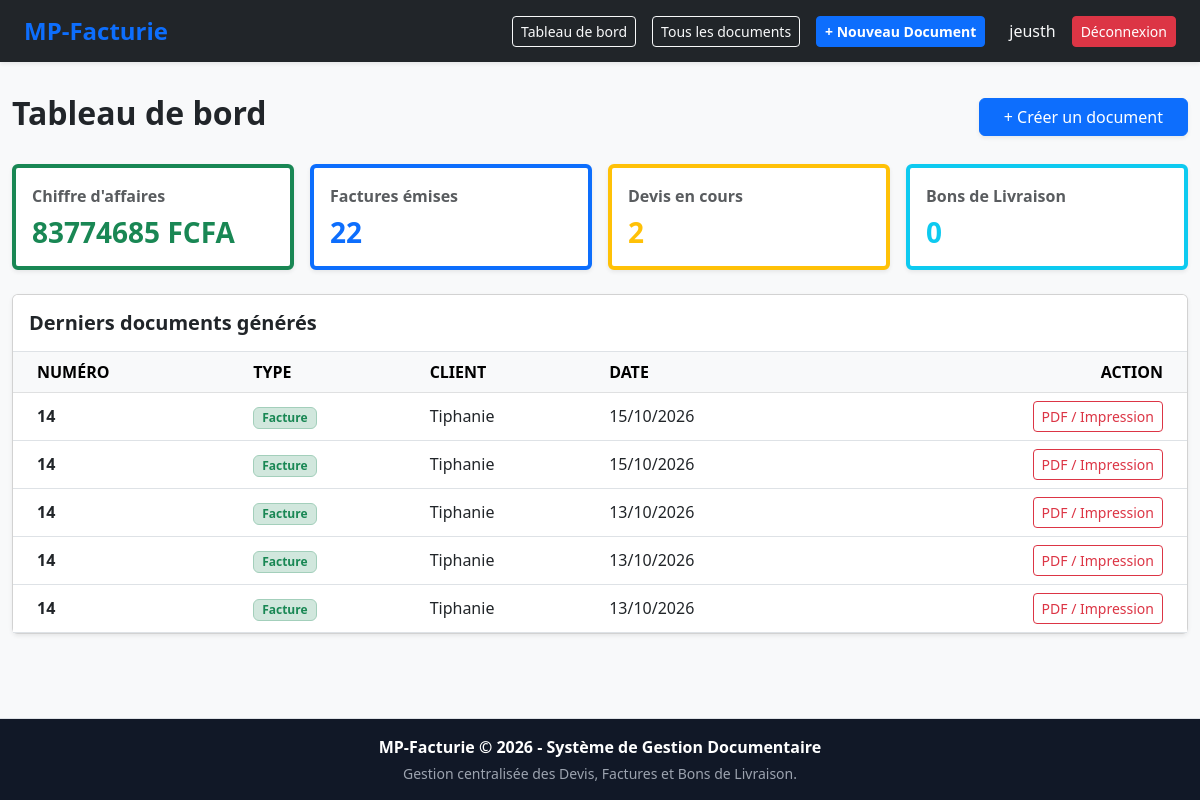
The page /dashboard/ (signed in) on the database its author committed.
### documents/models.py (models this page shows)
class Document(models.Model):
    TYPE_CHOICES = [
        ('facture', 'Facture'),
        ('devis', 'Devis'),
        ('bon_livraison', 'Bon de livraison'),
    ]
    MODELE_CHOICES = [
        ('service', 'Prestation (Jours / Taux)'),
        ('produit', 'Vente / Produit (Quantité / Prix Unitaire)'),
    ]
    user = models.ForeignKey(User, on_delete=models.CASCADE)
    type_document = models.CharField(max_length=20, choices=TYPE_CHOICES, default='facture')
    modele_facture = models.CharField(max_length=20, choices=MODELE_CHOICES, default='service')
    numero = models.CharField(max_length=50)
    initiateur = models.CharField(max_length=100, blank=True)
    client = models.CharField(max_length=100)
    objet = models.CharField(max_length=255, blank=True)
    taux_prelevement = models.FloatField(default=0.0)
    avance = models.FloatField(default=0.0)
    regule = models.FloatField(default=0.0)
    autre_option_label = models.CharField(max_length=100, blank=True)
    autre_option_montant = models.FloatField(default=0.0)
    date_creation = models.DateTimeField(auto_now_add=True)

### dashboard/views.py (the view)
# urls.py: path('', views.dashboard_index, name='dashboard_index'),
@login_required
def dashboard_index(request):
    user_docs = Document.objects.filter(user=request.user)
    nb_factures = user_docs.filter(type_document='facture').count()
    nb_devis = user_docs.filter(type_document='devis').count()
    nb_bl = user_docs.filter(type_document__in=['bon_livraison', 'bl', 'bon de livraison']).count()
    facture_ids = user_docs.filter(type_document='facture').values_list('id', flat=True)
    ca_total = LigneDocument.objects.filter(document_id__in=facture_ids).aggregate(Sum('prix_total'))['prix_total__sum'] or 0
    context = {
        'nb_factures': nb_factures,
        'nb_devis': nb_devis,
        'nb_bl': nb_bl,
        'ca_total': ca_total,
        'derniers_documents': user_docs.order_by('-date_creation')[:5]
    }
    return render(request, 'dashboard/index.html', context)

### dashboard/templates/dashboard/index.html (shortened to what this page needs)
{% extends 'base.html' %}
{% block content %}
<div class="container-fluid py-2">
    <div class="d-flex justify-content-between align-items-center mb-4">
        <h2 class="fw-bold text-dark">Tableau de bord</h2>
        <a href="{% url 'creer_document' %}" class="btn btn-primary px-4 shadow-sm">+ Créer un document</a>
    </div>
    <div class="row g-3 mb-4">
        <div class="col-md-3">
            <div class="card shadow-sm p-3 border-start border-4 border-success bg-white">
                <span class="text-muted fw-semibold fs-7">Chiffre d'affaires</span>
                <h3 class="text-success fw-bold mt-2 mb-0">{{ ca_total|floatformat:0 }} FCFA</h3>
            </div>
        </div>
        <div class="col-md-3">
            <div class="card shadow-sm p-3 border-start border-4 border-primary bg-white">
                <span class="text-muted fw-semibold fs-7">Factures émises</span>
                <h3 class="text-primary fw-bold mt-2 mb-0">{{ nb_factures }}</h3>
            </div>
        </div>
        <div class="col-md-3">
            <div class="card shadow-sm p-3 border-start border-4 border-warning bg-white">
                <span class="text-muted fw-semibold fs-7">Devis en cours</span>
                <h3 class="text-warning fw-bold mt-2 mb-0">{{ nb_devis }}</h3>
            </div>
        </div>
        <div class="col-md-3">
            <div class="card shadow-sm p-3 border-start border-4 border-info bg-white">
                <span class="text-muted fw-semibold fs-7">Bons de Livraison</span>
                <h3 class="text-info fw-bold mt-2 mb-0">{{ nb_bl }}</h3>
            </div>
        </div>
    </div>
    <div class="card shadow-sm bg-white">
        <div class="card-header bg-white py-3 border-bottom">
            <h5 class="fw-bold m-0 text-dark">Derniers documents générés</h5>
        </div>
        <div class="card-body p-0">
            <div class="table-responsive">
                <table class="table table-hover align-middle mb-0">
                    <thead class="table-light">
                        <tr>
                            <th class="ps-4">NUMÉRO</th>
                            <th>TYPE</th>
                            <th>CLIENT</th>
                            <th>DATE</th>
                            <th class="text-end pe-4">ACTION</th>
                        </tr>
                    </thead>
                    <tbody>
                        {% for doc in derniers_documents %}
                        <tr>
                            <td class="ps-4 fw-bold text-dark">{{ doc.numero }}</td>
                            <td>
                                {% if doc.type_document == 'facture' %}
                                    <span class="badge bg-success-subtle text-success border border-success-subtle px-2 py-1">Facture</span>
                                {% elif doc.type_document == 'devis' %}
                                    <span class="badge bg-warning-subtle text-warning border border-warning-subtle px-2 py-1">Devis</span>
                                {% else %}
                                    <span class="badge bg-info-subtle text-info border border-info-subtle px-2 py-1">Bon de livraison</span>
                                {% endif %}
                            </td>
                            <td>{{ doc.client|default:"-" }}</td>
                            <td>{{ doc.date_creation|date:"d/m/Y" }}</td>
                            <td class="text-end pe-4">
                                <a href="{% url 'apercu_pdf' doc.id %}" class="btn btn-sm btn-outline-danger" target="_blank">
                                     PDF / Impression
                                </a>
                            </td>
                        </tr>
                        {% empty %}
                        <tr>
                            <td colspan="5" class="text-center py-4 text-muted">Aucun document généré pour le moment.</td>
                        </tr>
                        {% endfor %}
                    </tbody>
                </table>
            </div>
        </div>
    </div>
</div>
{% endblock %}

### templates/base.html (shortened to what this page needs)
<!DOCTYPE html>
<html lang="fr">
<head>
    <link href="https://cdn.jsdelivr.net/npm/bootstrap@5.3.0/dist/css/bootstrap.min.css" rel="stylesheet">
</head>
<body>
    <nav class="navbar navbar-expand-lg navbar-dark bg-dark shadow-sm py-2">
        <div class="container-fluid px-4">
            <a class="navbar-brand fw-bold text-primary fs-4" href="{% url 'dashboard_index' %}">MP-Facturie</a>
            {% if user.is_authenticated %}
            <div class="d-flex align-items-center gap-3 ms-auto">
                <a href="{% url 'dashboard_index' %}" class="btn btn-outline-light btn-sm">Tableau de bord</a>
                <a href="{% url 'liste_documents' %}" class="btn btn-outline-light btn-sm">Tous les documents</a>
                <a href="{% url 'creer_document' %}" class="btn btn-primary btn-sm fw-bold">+ Nouveau Document</a>
                <span class="text-light ms-2"> {{ user.get_full_name|default:user.username }}</span>
                <form action="{% url 'logout' %}" method="post" class="d-inline">
                    <button type="submit" class="btn btn-danger btn-sm">Déconnexion</button>
                </form>
            </div>
            {% else %}
            <div class="ms-auto d-flex gap-2">
                <a href="{% url 'login' %}" class="btn btn-outline-light btn-sm">Se connecter</a>
                <a href="{% url 'register' %}" class="btn btn-primary btn-sm">Créer un compte</a>
            </div>
            {% endif %}
        </div>
    </nav>
    <div class="content-wrapper py-4">
        {% block content %}{% endblock %}
    </div>
    <footer class="mt-auto py-3 border-top">
        <div class="container text-center">
            <p class="mb-1 fw-bold text-white">MP-Facturie &copy; 2026 - Système de Gestion Documentaire</p>
            <p class="small mb-0">Gestion centralisée des Devis, Factures et Bons de Livraison.</p>
        </div>
    </footer>
</body>
</html>

### templates/base.html (style rules this page uses)
body { display: flex; flex-direction: column; min-height: 100vh; background-color: #f8f9fa; }
.content-wrapper { flex: 1; }
footer { background-color: #111827; color: #9ca3af; }

### rows shown on the page
Document: numero "14", type_document "Facture", client "Tiphanie", date_creation "15/10/2026"
Document: numero "14", type_document "Facture", client "Tiphanie", date_creation "15/10/2026"
Document: numero "14", type_document "Facture", client "Tiphanie", date_creation "13/10/2026"
Document: numero "14", type_document "Facture", client "Tiphanie", date_creation "13/10/2026"
Document: numero "14", type_document "Facture", client "Tiphanie", date_creation "13/10/2026"

### other values the page prints
{{ user.get_full_name|default:user.username }} "jeusth"
{{ ca_total|floatformat:0 }} "83774685"
{{ nb_factures }} "22"
{{ nb_devis }} "2"
{{ nb_bl }} "0"
